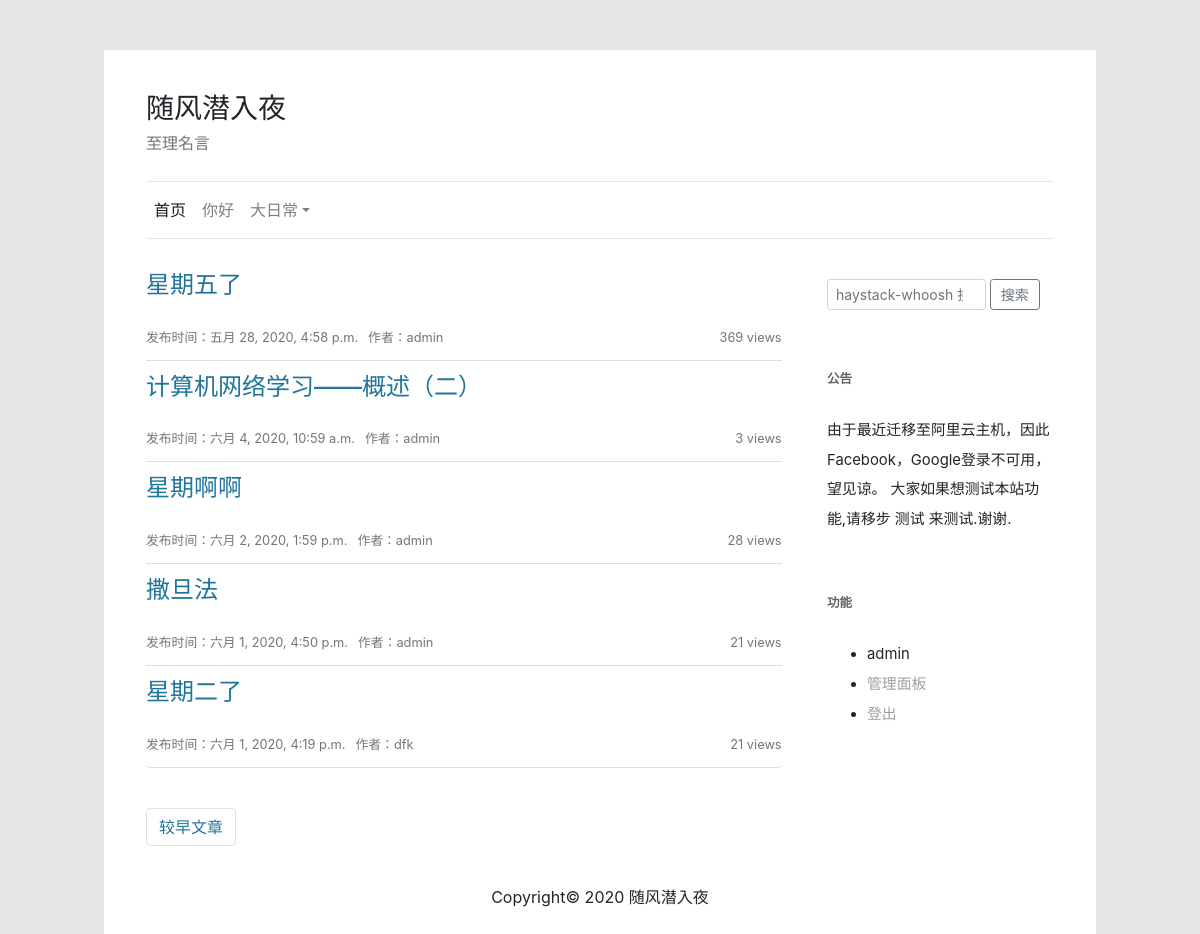
/ (signed in), run on the app's committed database.
### blog/models.py (models this page shows, shortened)
class BaseModel(models.Model):
    id = models.AutoField(primary_key=True)
    created_time = models.DateTimeField('创建时间', auto_now_add=True)
    last_mod_time = models.DateTimeField('修改时间', auto_now=True)
    class Meta:
        abstract = True

class Category(BaseModel):
    name = models.CharField('分类名', max_length=30, unique=True)
    parent_category = models.ForeignKey(
        'self',
        verbose_name="父级分类",
        blank=True,
        null=True,
        on_delete=models.CASCADE)
    slug = models.SlugField(default='no-slug', max_length=60, blank=True)
    class Meta:
        ordering = ['name']
        verbose_name = "分类"
        verbose_name_plural = verbose_name
    def get_absolute_url(self):
        return reverse('blog:categorybyslug', kwargs={
            'category_name': self.slug
        })
    def get_sub_categorys(self):
        categorys = []
        all_categorys = Category.objects.all()
        def parse(category):
            if category not in categorys:
                categorys.append(category)
            childs = all_categorys.filter(parent_category=category)
            for child in childs:
                if category not in categorys:
                    categorys.append(child)
                parse(child)
        parse(self)
        return categorys

class Article(BaseModel):
    STATUS_CHOICES = (
        ('d', '草稿'),
        ('p', '发表'),
    )
    COMMENT_STATUS = (
        ('o', '打开'),
        ('c', '关闭'),
    )
    TYPE = (
        ('a', '文章'),
        ('p', '页面'),
    )
    title = models.CharField('标题', max_length=200, unique=True)
    body = MDTextField('正文')
    pub_time = models.DateTimeField(
        '发布时间', blank=False, null=False, auto_now_add=True)
    status = models.CharField(
        '文章状态',
        max_length=1,
        choices=STATUS_CHOICES,
        default='p')
    comment_status = models.CharField(
        '评论状态',
        max_length=1,
        choices=COMMENT_STATUS,
        default='o')
    type = models.CharField('类型', max_length=1, choices=TYPE, default='a')
    views = models.PositiveIntegerField('浏览量', default=0)
    author = models.ForeignKey(
        settings.AUTH_USER_MODEL,
        verbose_name='作者',
        blank=False,
        null=False,
        on_delete=models.CASCADE)
    article_order = models.IntegerField(
        '排序,数字越大越靠前', blank=False, null=False, default=0)
    category = models.ForeignKey(
        'Category',
        verbose_name='分类',
        on_delete=models.CASCADE,
        blank=False,
        null=False)
    tags = models.ManyToManyField('Tag', verbose_name='标签集合', blank=True)
    class Meta:
        ordering = ['-article_order', '-pub_time']
        verbose_name = "文章"
        verbose_name_plural = verbose_name
        get_latest_by = 'id'
    def get_absolute_url(self):
        return reverse('blog:detailbyid', kwargs={
            'article_id': self.id,
            'year': self.created_time.year,
            'month': self.created_time.month,
            'day': self.created_time.day
        })

### users/models.py (models this page shows, shortened)
class UserProfile(AbstractUser):
    nickname = models.CharField('昵称', max_length=100, blank=True)
    created_time = models.DateTimeField('创建时间', auto_now_add=True)
    last_mod_time = models.DateTimeField('修改时间', auto_now=True)
    source = models.CharField("创建来源", max_length=100, blank=True)
    class Meta:
        ordering = ['-id']
        verbose_name = "用户"
        verbose_name_plural = verbose_name
        get_latest_by = 'id'

### blog/views.py (the view)
# urls.py: path(r'', ArticleIndexView.as_view(), name="index"),
class ArticleIndexView(ArticleListView):
    queryset = Article.objects.filter(status='p')
    template_name = "index.html"
    context_object_name = "article_list"
    paginate_by = 5
    page_kwarg = 'page'
    page_type = ""
    tag_name = ""

### blog/templatetags/blog_tags.py (called while the page is built)
@register.simple_tag
def query_category(parent_category):
    nav_category = Category.objects.filter(parent_category=parent_category).all()
    return nav_category

### templates/index.html
{% extends 'blog_base.html' %}
{% block content %}
    {% include "index_article_list.html" %}
{% endblock %}

### templates/header.html (shortened to what this page needs)
{% load blog_tags %}
{% query_category parent_category=None as nav_category %}
<div class="blog-head">
    <p class="h3">随风潜入夜</p>
    <p class="h6 ">至理名言</p>
</div>
<nav class="navbar navbar-expand-lg navbar-light ">
    <div class="collapse navbar-collapse" id="navbarTogglerDemo01">
        <ul class="navbar-nav mr-auto mt-2 mt-lg-0">
            <li class="nav-item">
                <a class="nav-link active" href="/">首页</a>
            </li>
            {% for category in nav_category %}
                {% if category.get_sub_categorys|length > 1 %}
                    <li class="nav-item dropdown">
                        <a class="nav-link dropdown-toggle" data-toggle="dropdown" href="#" role="button"
                           aria-haspopup="true" aria-expanded="false">{{ category.name }}</a>
                    </li>
                {% else %}
                    <li class="nav-item">
                        <a class="nav-link" href="{{ category.get_absolute_url }}">{{ category.name }}</a>
                    </li>
                {% endif %}
            {% endfor %}
        </ul>
    </div>
</nav>

### templates/index_article_list.html (shortened to what this page needs)
<ul class="list-group">
    {% for article in article_list %}
        <li class="list-group-item">
            <div class="blog-post-title">
                <p class="h4"><a href="{{ article.get_absolute_url }}">{{ article.title }}</a></p>
            </div>
            <div class="blog-post-views clearfix">
                <div class="float-left">
                    <small>发布时间：{{ article.pub_time }}</small>
                </div>
                <div class="float-left">
                    <small>作者：{{ article.author.username }}</small>
                </div>
                <div class="float-right">
                    <small>{{ article.views }} views</small>
                </div>
            </div>
        </li>
    {% endfor %}
</ul>
<nav aria-label="Page navigation " class="blog-page">
    <ul class="pagination d-flex justify-content-between">
        {% if page_obj.has_next %}
            <li class="page-item"><a class="page-link" href="?page={{ page_obj.next_page_number }}">较早文章</a></li>
        {% endif %}
    </ul>
</nav>

### templates/sidebar.html (shortened to what this page needs)
<div class="blog-aside">
    <aside>
        <form class="form-inline " action="{% url "haystack_search" %}" method="get">
            <input class="form-control mr-1 form-control-sm " name="q" id="q" type="search" aria-label="Search"
                   style="width: 70%" placeholder="haystack-whoosh 搜索">
            <button class="btn btn btn-outline-secondary btn-sm " type="submit" style="width: 22%">搜索</button>
        </form>
    </aside>
    <aside>
        <h6>公告</h6>
        <div class="blog-aside-content">
            <p>由于最近迁移至阿里云主机，因此Facebook，Google登录不可用，望见谅。 大家如果想测试本站功能,请移步 测试 来测试.谢谢.</p>
        </div>
    </aside>
    <aside>
        <h6>功能</h6>
        <div class="blog-aside-content">
            <ul class="blog-tools">
                {% if request.user.is_authenticated %}
                    <li>{{ request.user.username }}</li>
                    {% if request.user.is_staff %}
                        <li><a href="/admin/">管理面板</a></li>
                    {% endif %}
                    <li><a href="{% url "users:logout" %}">登出</a></li>
                {% else %}
                    <li><a href="{% url "users:login" %}">登录</a></li>
                    <li><a href="{% url "users:register" %}">注册</a></li>
                {% endif %}
            </ul>
        </div>
    </aside>
</div>

### static/css/local.css (style rules this page uses)
html { overflow-x: hidden; overflow-y: auto; }
body { width: 100vw; overflow: hidden; padding-left: calc((100vw - 100%) / 2); padding-right: calc((100vw - 100%) / 2); background-color: #fff; }
a { outline: none; }
nav.navbar { border-top: 1px solid rgb(230, 230, 230); border-bottom: 1px solid rgb(230, 230, 230); padding: 0.5rem 0rem; }
li.nav-item > a.nav-link { color: #5e5e5e; }
li.list-group-item { border: none; border-bottom: 1px solid rgba(0, 0, 0, 0.125); padding: 0.75rem 0rem; }
div.blog-post-title { margin-bottom: 1.5rem; }
div.blog-post-title > p > a { color: #21759b; }
@media (min-width: 992px) { body { background-color: rgb(230, 230, 230); } }
@media (min-width: 1200px) { body { background-color: rgb(230, 230, 230); } }
.blog-post-views { color: #757575; }
.blog-post-views > div.float-left { padding-right: 10px; }
.blog-page { margin-top: 2.5rem; }
.blog-page > ul > li > a { color: #21759b; }
.blog-head { padding-bottom: 1.25rem; }
.blog-head > p.h6 { color: #757575; }
.blog-aside { padding-top: 1.25rem; }
aside { margin-bottom: 3.428571429rem; }
aside > h6 { margin-bottom: 1.5rem; font-size: 0.785714286rem; line-height: 2.181818182; font-weight: bold; text-transform: uppercase; color: #636363; }
.blog-aside-content { font-size: 0.928571429rem; line-height: 1.846153846rem; }
ul.blog-tools > li > a { color: #9f9f9f; }

### data on the page
Category: name "你好"
Category: name "大日常"
Article: title "星期五了", pub_time "五月 28, 2020, 4:58 p.m.", author.username "admin", views "369"
Article: title "计算机网络学习——概述（二）", pub_time "六月 4, 2020, 10:59 a.m.", author.username "admin", views "3"
Article: title "星期啊啊", pub_time "六月 2, 2020, 1:59 p.m.", author.username "admin", views "28"
Article: title "撒旦法", pub_time "六月 1, 2020, 4:50 p.m.", author.username "admin", views "21"
Article: title "星期二了", pub_time "六月 1, 2020, 4:19 p.m.", author.username "dfk", views "21"
UserProfile: user.username "admin"
